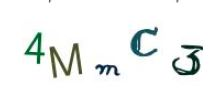
#> input picture projects from book/CAPTCHA/4MmC3.jpg, 223 x 95 px, found by its file name; its folder holds only this picture in this run
$ python CAPTCHA.py
#> lines starting #> are read from the running program, lines starting #| are printed output that depends on the picture
from PIL import Image
import subprocess
import os
import numpy

#   Steps to take before running:
#   Set TESSDATA_PREFIX to correct directory
#   Put image and box files together in the same directory
#   Label each corresponding file with the same filenames

class TesseractTrainer():
    def __init__(self):
        self.languageName = "eng"
        self.fontName = "captchaFont"
        self.directory = "C:/Users/1/PycharmProjects/web_scraping/projects from book/CAPTCHA"
        self.trainingList = None
        self.boxList = None


    def runAll(self):
        self.createFontFile()
        self.cleanImages()
        self.renameFiles()
        self.extractUnicode()
        self.runShapeClustering()
        self.runMfTraining()
        self.runCnTraining()
        self.createTessData()

    def cleanImages(self):
        print("CLEANING IMAGES...")
        files = os.listdir(self.directory)

        for fileName in files:
            if fileName.endswith("jpg") or fileName.endswith("jpeg") or fileName.endswith("png"):
                image = Image.open(self.directory+"/"+fileName)
#> image is the input picture: PIL image 223x95 RGB; mean R, G, B 239.3, 242.2, 240.9
                #Set a threshold value for the image, and save
                image = image.point(lambda x: 0 if x<250 else 255)
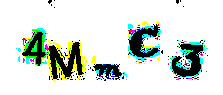
#> image: PIL image 223x95 RGB; mean R, G, B 214.3, 223.4, 215.4
                (root, ext) = os.path.splitext(fileName)

                newFilePath = root+".tiff"
                image.save(self.directory+"/"+newFilePath)


    #Looks for box files, uses the box filename to find the corresponding
    #.tiff file. Renames all files with the appropriate "<language>.<font>.exp<N>" filename
    def renameFiles(self):
        files = os.listdir(self.directory)
        boxString = ""
        i = 0
        for fileName in files:
            if fileName.endswith(".box"):
                (root, ext) = os.path.splitext(fileName)
                tiffFile = self.languageName+"."+self.fontName+".exp"+str(i)+".tiff"
                boxFile = self.languageName+"."+self.fontName+".exp"+str(i)+".box"

                os.rename(self.directory+"/"+root+".tiff", self.directory+"/"+tiffFile)
                os.rename(self.directory+"/"+root+".box", self.directory+"/"+boxFile)
                boxString += " "+boxFile
                self.createTrainingFile(self.languageName+"."+self.fontName+".exp"+str(i))
                i += 1

        return boxString

    #Creates a training file for a single tiff/box pair
    #Called by renameFiles
    # [11 lines left out: function createTrainingFile, not called in this run]


    def extractUnicode(self):
        currentDir = os.getcwd()
        print("EXTRACTING UNICODE...")
        boxList = self.getBoxFileList()
        boxArr = boxList.split(" ")
        boxArr.insert(0, "unicharset_extractor")
        boxArr = [i for i in boxArr if i != '']
        os.chdir(self.directory)
        p = subprocess.Popen(boxArr)
        p.wait()
        os.chdir(currentDir)

    def createFontFile(self):
        currentDir = os.getcwd()
        os.chdir(self.directory)
        fname = self.directory+"/font_properties"
        with open(fname, 'w') as fout:
            fout.write(self.fontName+" 0 0 0 0 0")
        os.chdir(currentDir)

    # [69 lines left out: functions runShapeClustering, runMfTraining, runCnTraining, createTessData, not called in this run]


    def getBoxFileList(self):
        if self.boxList is not None:
            return self.boxList
        self.boxList = ""
        files = os.listdir(self.directory)
        commandString = "unicharset_extractor"
        filesFound = False

        for fileName in files:
            if fileName.endswith(".box"):
                filesFound = True
                self.boxList += " "+fileName

        if not filesFound:
            self.boxList = None
        return self.boxList

    #Retrieve a list of created training files, caches
    #the list, so this only needs to be done once.
    # [18 lines left out: function getTrainingFileList, not called in this run]

trainer = TesseractTrainer()
#> (the run stopped early here; a loop or call above may not have finished)
